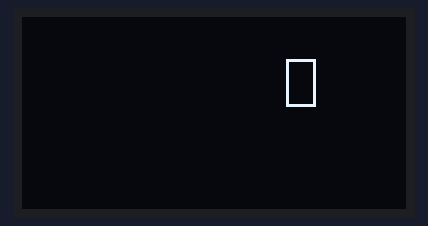
A program run on a simulated ESP32 board running MicroPython. Parts: 128×64 one-colour display. Random numbers come from a fixed seed.

Above: at 0.8 s.
At 5.4 s:
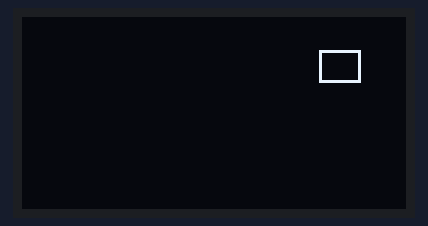
At 10.1 s:
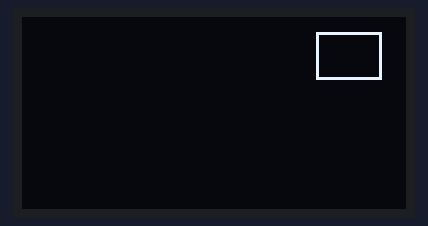
At 19.2 s:
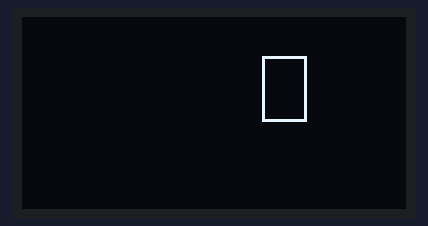
At 28.6 s:
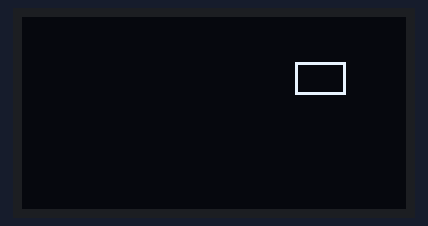
At 38.3 s:
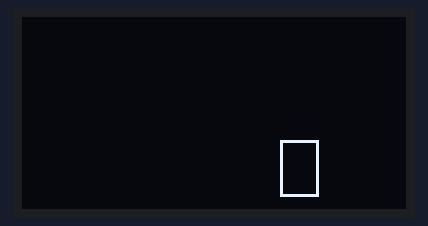

The program:

_______.py
```python
'''
接线：OLED(IIC)
       SCL-->(18)
       SDA-->(23)
'''

#导入Pin模块
from machine import Pin
import time
from machine import SoftI2C
from ssd1306 import SSD1306_I2C  #I2C的oled选该方法
import random

#创建硬件I2C对象
#i2c=I2C(0,sda=Pin(19), scl=Pin(18), freq=400000)

#创建软件I2C对象
i2c = SoftI2C(sda=Pin(23), scl=Pin(18))
#创建OLED对象，OLED分辨率、I2C接口
oled = SSD1306_I2C(128, 64, i2c)

#程序入口
if __name__=="__main__":
 while True:
    a=random.randint(5,15)
    b=random.randint(5,15)
    c=random.randint(8,23)
    d=random.randint(8,23)
    oled.rect(a,b,c,d,1)  #画矩形
    oled.show()  #执行显示
    while a<100 :
        oled.fill(0)  #清空屏幕
        a+=3
        oled.rect(a,b,c,d,1)  #画矩形
        oled.show()  #执行显示
    while b<40 :
        oled.fill(1)  #清空屏幕
        b+=2
        oled.fill_rect(a,b,c,d,0)  #画矩形
        oled.show()  #执行显示
    while a>5 :
        oled.fill(0)  #清空屏幕
        a-=3
        oled.rect(a,b,c,d,1)  #画矩形
        oled.show()  #执行显示
    while b>5 :
        oled.fill(1)  #清空屏幕
        b-=2
        oled.fill_rect(a,b,c,d,0)  #画矩形
        oled.show()  #执行显示
```

Measured:
- what the display in image 1 shows lasts 0.8 s, from 5.3 s to 6.1 s
